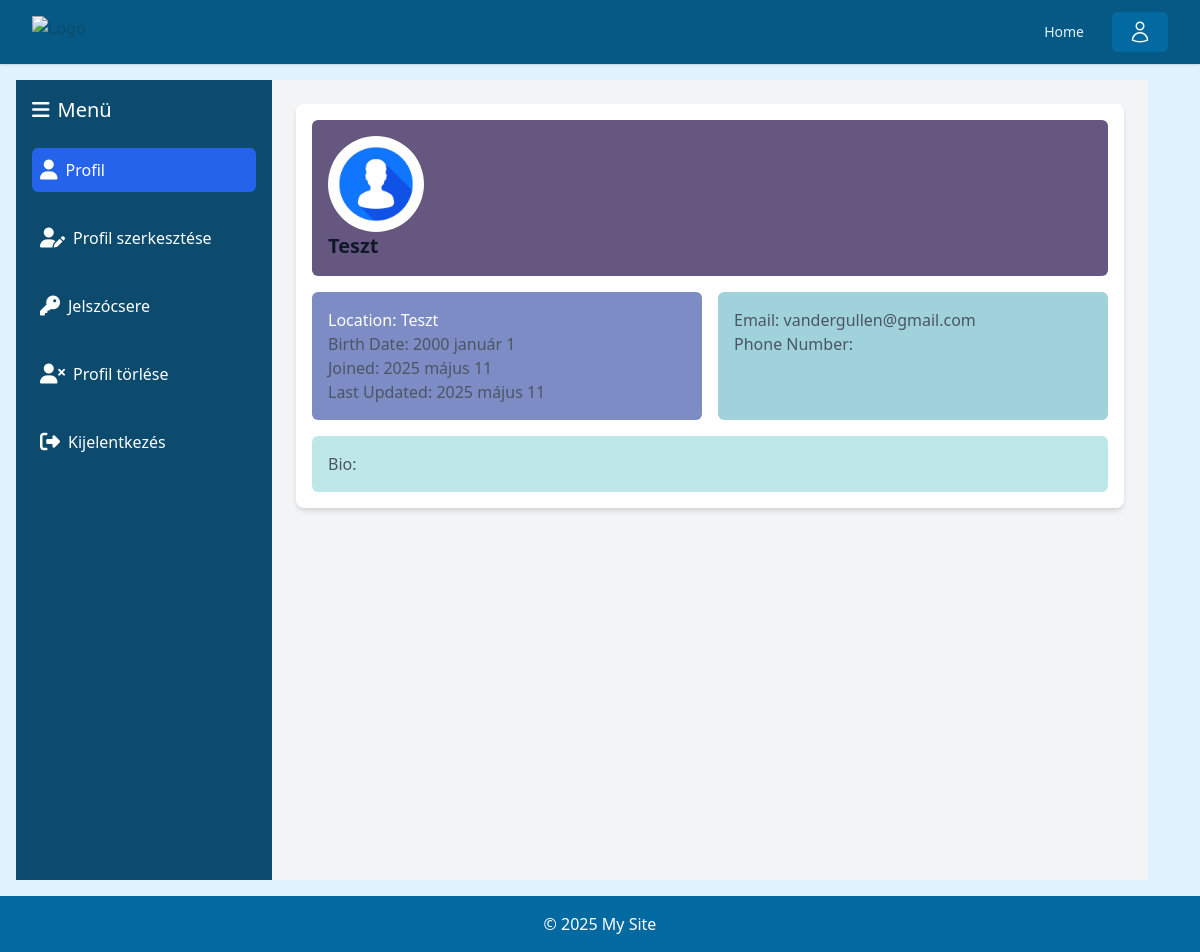
/profile/ (signed in), run on an earlier commit of the app's database.
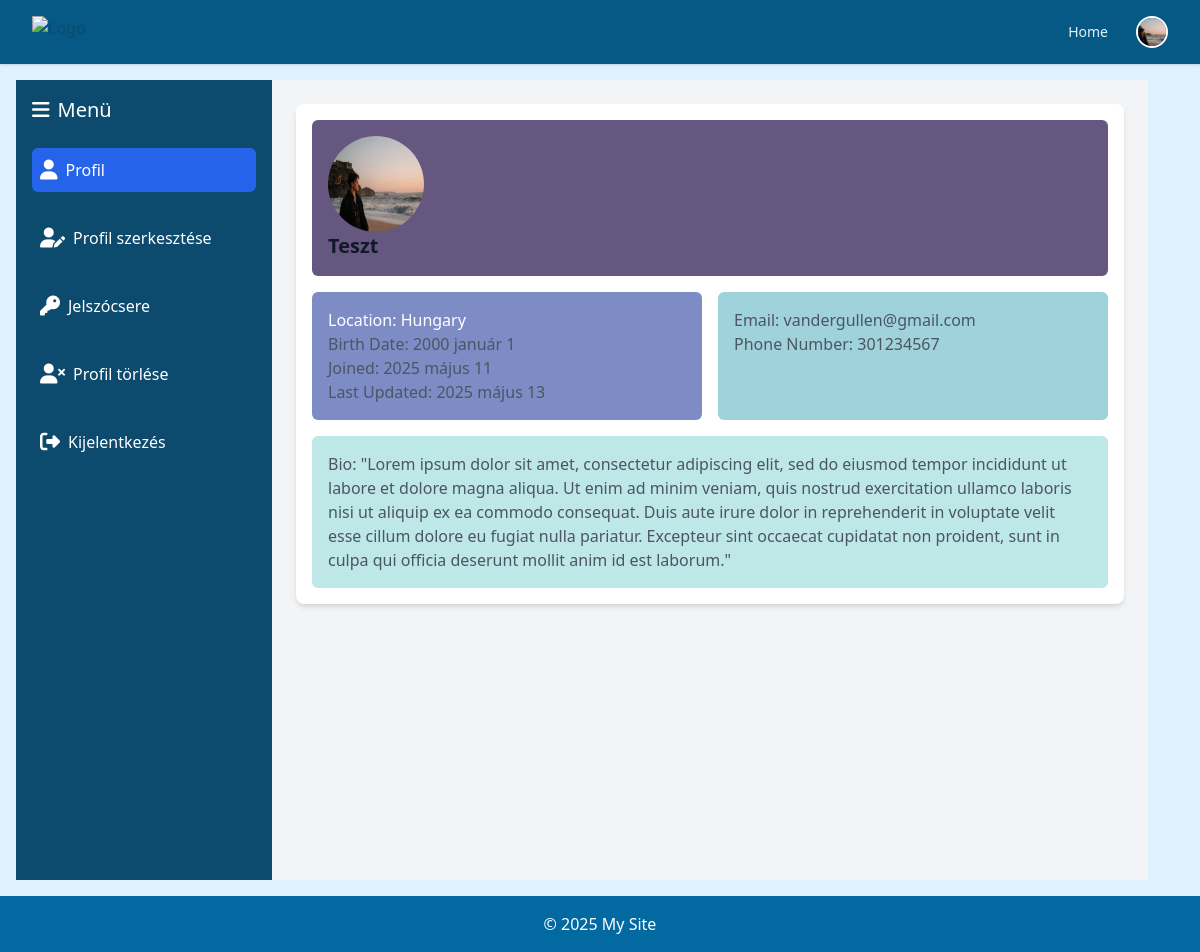
And on a later commit of the database.
### accounts/models.py (models this page shows, shortened)
class Profile(models.Model):
    user = models.OneToOneField(User, on_delete=models.CASCADE)
    bio = models.TextField(max_length=500, blank=True)
    location = models.CharField(max_length=30, blank=True)
    birth_date = models.DateField(null=True, blank=True)
    profile_picture = models.ImageField(upload_to='profile_pics/', default='profile_pics/default.jpg', blank=True, null=True)
    phone_number = models.CharField(max_length=15, blank=True)
    updated_at = models.DateTimeField(auto_now=True)  # Automatikus frissítés
    email_token = models.CharField(max_length=64, unique=True, default=uuid.uuid4, editable=False, null=True)
    email_token_expires = models.DateTimeField(null=True, blank=True)
    email_verified = models.BooleanField(default=False)
    pending_email = models.EmailField(blank=True, null=True)
    email_token_used = models.BooleanField(default=False)  # Új mező

### accounts/views/profile_views.py (the view)
# urls.py: path('profile/', profile, name='profile'),
@login_required
def profile(request):
    profile = get_object_or_404(Profile, user=request.user)
    return render(request, 'profile/profile.html', {'profile': profile})

### accounts/templates/profile/profile.html (shortened to what this page needs)
{% extends 'profile_base.html' %}
{% block profile_content %}
    <div class="profile-container mx-auto p-4 bg-white shadow-md rounded-lg">
        <div class=" grid grid-cols-1 md:grid-cols-2 gap-4">
            <div class="bg-ultraViolet p-4 rounded-md md:col-span-2 ">
                <img src="{{ profile.profile_picture.url }}" alt="Profile Picture" class="w-24 h-24 rounded-full">
                <h2 class="text-xl font-bold">
                {% if profile.user.first_name %}
                    {{ profile.user.first_name }} {{ profile.user.last_name }}
                {% else %}
                    {{ profile.user.username }}
                {% endif %}
                </h2>
            </div>
            <div class="bg-glaucous p-4 rounded-md">
                <p class="text-white">Location: {{ profile.location }}</p>
                <p class="text-gray-600">Birth Date: {{ profile.birth_date|date:"Y F j" }}</p>
                <p class="text-gray-600">Joined: {{ profile.user.date_joined|date:"Y F j" }}</p>
                <p class="text-gray-600">Last Updated: {{ profile.updated_at|date:"Y F j" }}</p>
            </div>
            <div class="bg-nonphotoBlue p-4 rounded-md">
                <p class="text-gray-600">Email: {{ user.email }}</p>
                <p class="text-gray-600">Phone Number: {{ profile.phone_number }}</p>
            </div>
            <div class="bg-mintGreen p-4 rounded-md md:col-span-2">
                <p class="text-gray-600">Bio: {{ profile.bio }}</p>
            </div>
        </div>
    </div>
{% endblock %}

### theme/templates/base.html (shortened to what this page needs)
<!DOCTYPE html>
<html lang="hu">
<head>
    {% load tailwind_tags %}
    {% load form_tags %}
    {% load static %}
    <link rel="stylesheet" href="{% static 'css/forms.css' %}">
    <link rel="stylesheet" href="https://cdnjs.cloudflare.com/ajax/libs/font-awesome/6.5.0/css/all.min.css">
    {% tailwind_css %}
</head>
<body class="flex flex-col min-h-screen bg-sky-100 text-sky-900">
    <nav class="bg-sky-800 shadow">
        <div class="mx-auto max-w-7xl px-2 sm:px-6 lg:px-8">
            <div class="relative flex h-16 items-center justify-between">
                <div class="flex flex-1 items-center justify-center sm:items-stretch sm:justify-start">
                    <div class="flex shrink-0 items-center">
                        <img class="h-8 w-auto" src="https://tailwindcss.com/plus-assets/img/logos/mark.svg?color=indigo&shade=500" alt="Logo">
                    </div>
                </div>
                <div class="hidden sm:block sm:ml-6">
                    <div class="flex h-16 items-center space-x-4">
                        <a href="{% url 'home' %}" class="rounded-md px-3 py-2 text-sm font-medium text-sky-100 hover:bg-sky-600 hover:text-white">Home</a>
                        {% if request.user.is_authenticated %}
                           <div class="relative group inline-flex items-center">
                                {% if profile and profile.profile_picture and profile.profile_picture.url != '/media/profile_pics/default.jpg' %}
                                    <div class="flex flex-col items-center justify-center text-center cursor-pointer">
                                        <img src="{{ profile.profile_picture.url }}" alt="Profilkép"
                                            class="w-8 h-8 rounded-full object-cover border-2 border-white">
                                    </div>
                                {% else %}
                                    <div class="flex items-center space-x-2 py-2 px-4 cursor-pointer bg-sky-700 text-white rounded-md hover:bg-sky-600">
                                    </div>
                                {% endif %}
</div>
                            </div>
                        {% else %}
                            <a href="{% url 'register' %}" class="rounded-md px-3 py-2 text-sm font-medium text-sky-100 hover:bg-sky-600 hover:text-white">Register</a>
                            <a href="{% url 'login' %}" class="rounded-md px-3 py-2 text-sm font-medium text-sky-100 hover:bg-sky-600 hover:text-white">Login</a>
                        {% endif %}
                    </div>
                </div>
            </div>
    </nav>
    <main class="flex-grow p-4">
        {% block content %}
        {% endblock %}
    </main>
    <footer class="bg-sky-700 text-white p-4 text-center">
        <p>&copy; 2025 My Site</p>
    </footer>
</body>
</html>

What changed in the data, as far as the page shows it:
changed Profile "Teszt": profile_picture: picture added; profile_picture: picture added in place of a placeholder; location "Teszt" → "Hungary"; updated_at "2025 május 11" → "2025 május 13"; phone_number (not shown) → "301234567"; bio (not shown) → "\"Lorem ipsum dolor sit amet, consectetur adipiscing elit, sed do eiusmod tempor incididunt ut labore et dolore magna aliqua. Ut enim ad minim veniam, quis nostrud exercitation ullamco laboris nisi ut aliquip ex ea commodo consequat. Duis aute irure dolor in reprehenderit in voluptate velit esse cillum dolore eu fugiat nulla pariatur. Excepteur sint occaecat cupidatat non proident, sunt in culpa qui officia deserunt mollit anim id est laborum.\""
